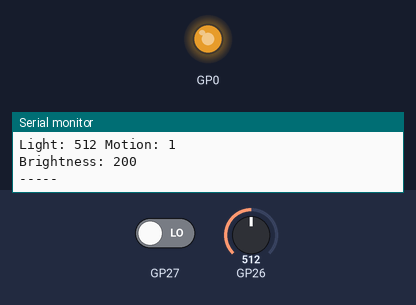
Simulated run of this program. Board: Raspberry Pi Pico. Parts: output pins drawn as LEDs (lit = HIGH), the last lines printed to the serial monitor. The inputs (shaded band) are chosen by the test bench; at power-on: GP26 = 512, GP27 LOW.

Above: at 1.8 s.
1.9 s: GP26 set to 491
At 3.2 s:
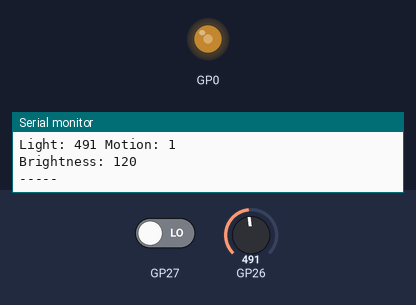
3.5 s: GP27 driven HIGH
At 4.7 s:
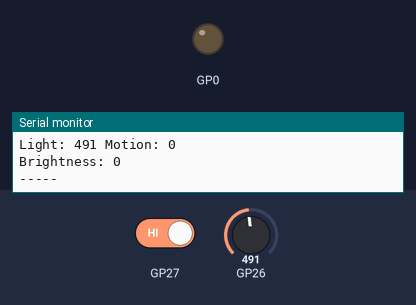
5.5 s: GP27 driven LOW
At 6.3 s:
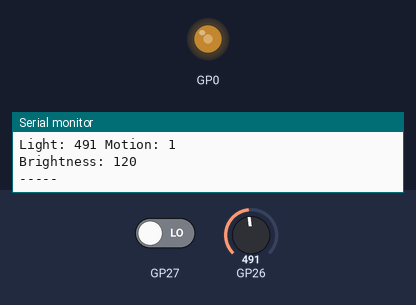
7.5 s: GP26 set to 510
At 9.0 s:
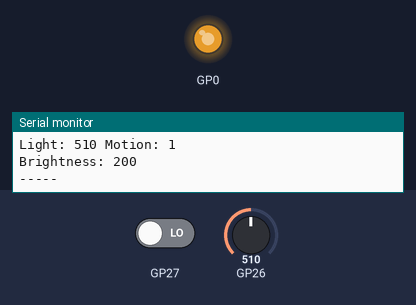
Timing chart, 0 to 10.5 s (numbered marks = the images above; inputs shaded):
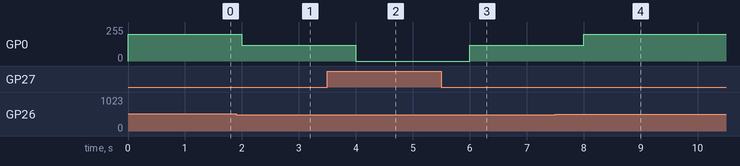

Measured:
- the behaviour switches between 501 and 500 on GP26 (found by bisection; images 0 and 1)
- after the input at 1.9 s, GP0: 200/255 → 120/255 after 0.10 s
- after the input at 3.5 s, GP0: 120/255 → 0/255 after 0.50 s
- after the input at 5.5 s, GP0: 0/255 → 120/255 after 0.50 s
- after the input at 7.5 s, GP0: 120/255 → 200/255 after 0.50 s

The program:

main.cpp
```cpp
#include <Arduino.h>
#include <memory>
#define DEBUG

// --------- Interfaces ---------
class IStratagy
{
  public:
    virtual ~IStratagy() {}

    virtual int compute(int light, bool motion) = 0;
};

class ISensor
{
  protected:
    uint8_t pin_;
  public:
    ISensor() : pin_(0) {}
    ISensor(uint8_t pin) : pin_(pin)
    {
        pinMode(pin_, INPUT);
    }
    virtual ~ISensor() {}

    virtual int read() {
      return analogRead(pin_);
    }
};

// --------- Led ---------
class Led
{
  private:
    uint8_t pin_;
    bool state_;
    uint32_t brightness_;
  public:

    Led(int pin) : pin_(pin), state_(LOW), brightness_(0)
    {
        pinMode(pin_, OUTPUT);
    }
    ~Led() {}

    void on()
    {
        state_ = HIGH;
        digitalWrite(pin_, state_);
    }

    void off()
    {
        state_ = LOW;
        digitalWrite(pin_, state_);
    }

    void setBrightness(uint32_t brightness)
    {
        brightness_ = brightness;
        analogWrite(pin_, brightness_);
    }
};

// --------- Sensors ---------

class LightSensor : public ISensor
{
  public:
    LightSensor(uint8_t pin) : ISensor(pin) {}
    ~LightSensor() {}
    int read() override { return ISensor::read(); }
};

class MoveSensor : public ISensor
{
  public:
    MoveSensor(uint8_t pin) : ISensor(pin) {}
    ~MoveSensor() {}

    int read() override { return digitalRead(pin_); }
};

// --------- Strategies ---------

class EnergySavingStratagy : public IStratagy
{
  public:
      int compute(int light, bool motion) override
      {
        if(light < 900 && light > 500 && motion)
          return 150;
        else if(light < 500 && motion)
          return 100;
        else
          return 0;
      }
};

class ComfortStratagy : public IStratagy
{
  public:
    int compute(int light, bool motion) override
    {
      if(light >= 900 && motion)
        return 255;
      else if(light < 900 && light > 500 && motion)
        return 200;
      else if(light <= 500 && motion)
        return 120;
      else
        return 0;
    }
};

// --------- Factory ---------
class StrategyFactory {
public:
    static IStratagy* createStrategy(String mode) {
        if (mode == "energy") return new EnergySavingStratagy();
        if (mode == "comfort") return new ComfortStratagy();
        return nullptr;
    }
};


// --------- Controller ---------

class LightingConroller
{
  Led* led_;
  ISensor* lightSensor_;
  ISensor* moveSensor_;
  IStratagy* stratagy_;
  public:
    LightingConroller(Led* led, ISensor* lightSensor, ISensor* moveSensor, IStratagy* stratagy)
      : led_(led), lightSensor_(lightSensor), moveSensor_(moveSensor), stratagy_(stratagy)
    {}
    ~LightingConroller() {}

    void update()
    {
      if(!stratagy_) return;

      int light = lightSensor_->read();
      bool motion = !(moveSensor_->read() > 0);

      #ifdef DEBUG
      Serial.print("Light: ");
      Serial.print(light);
      Serial.print(" Motion: ");
      Serial.println(motion);
      Serial.print("Brightness: ");
      Serial.println(stratagy_->compute(light, motion));
      Serial.println("-----");
      #endif

      led_->setBrightness(stratagy_->compute(light, motion));
    }
};

Led led(0);
LightSensor lightSensor(26);
MoveSensor moveSensor(27);
std::unique_ptr<IStratagy> strategy(StrategyFactory::createStrategy("comfort"));
LightingConroller controller(&led, &lightSensor, &moveSensor, strategy.get());


void setup() {
  #ifdef DEBUG
  Serial.begin(9600);
  #endif
}

void loop()
{
  controller.update();
  delay(1000);
}
```
